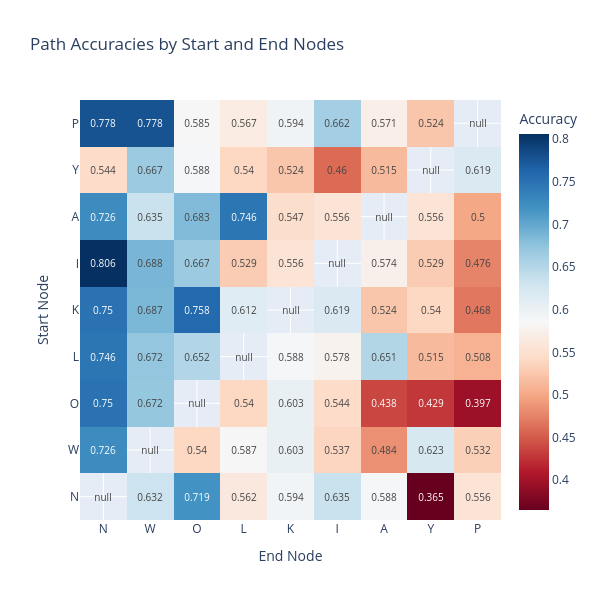

The notebook cell this image was saved under:
### Markdown cell above
## 7. Heatmaps and foils (Fig. 3E)

### Code cell
# Create heatmap of accuracies
acc_matrix = np.zeros((len(OBJECTS), len(OBJECTS)))

# First calculate accuracies and end node averages
end_node_avgs = {}
for end in OBJECTS:
    end_accs = []
    for start in OBJECTS:
        if start != end:
            acc = np.mean(test_df[(test_df["StartAt"]==start) & 
                                (test_df["EndAt"]==end)]["accuracy"])
            end_accs.append(acc)
    end_node_avgs[end] = np.mean(end_accs)

# Sort OBJECTS by end node average accuracy
sorted_objects = sorted(OBJECTS, key=lambda x: end_node_avgs[x], reverse=True)

# Create matrix with sorted indices
for i, start in enumerate(sorted_objects):
    for j, end in enumerate(sorted_objects):
        if start != end:
            acc = np.mean(test_df[(test_df["StartAt"]==start) & 
                                (test_df["EndAt"]==end)]["accuracy"])
            acc_matrix[i,j] = acc
        else:
            acc_matrix[i,j] = np.nan  # Set diagonal to NaN instead of 0

fig = go.Figure(data=go.Heatmap(
    z=acc_matrix,
    x=list(sorted_objects),
    y=list(sorted_objects),
    colorscale='RdBu',
    text=np.round(acc_matrix, 3),
    texttemplate='%{text}',
    textfont={"size": 10},
    colorbar=dict(title='Accuracy'),
    zmin=np.nanmin(acc_matrix),  # Ignore NaN values when setting scale
    zmax=np.nanmax(acc_matrix)
))

fig.update_layout(
    title='Path Accuracies by Start and End Nodes',
    xaxis_title='End Node',
    yaxis_title='Start Node',
    width=600,
    height=600,
)

fig.show()

### Figure 1 — Plotly figure (JSON) as saved in the notebook; plotly's stock layout.template omitted (floating-point values rounded to 4 significant figures)
{"data": [{"colorbar": {"title": {"text": "Accuracy"}}, "colorscale": [[0, "rgb(103,0,31)"], [0.1, "rgb(178,24,43)"], [0.2, "rgb(214,96,77)"], [0.3, "rgb(244,165,130)"], [0.4, "rgb(253,219,199)"], [0.5, "rgb(247,247,247)"], [0.6, "rgb(209,229,240)"], [0.7, "rgb(146,197,222)"], [0.8, "rgb(67,147,195)"], [0.9, "rgb(33,102,172)"], [1, "rgb(5,48,97)"]], "text": [[null, 0.632, 0.719, 0.562, 0.594, 0.635, 0.588, 0.365, 0.556], [0.726, null, 0.54, 0.587, 0.603, 0.537, 0.484, 0.623, 0.532], [0.75, 0.672, null, 0.54, 0.603, 0.544, 0.438, 0.429, 0.397], [0.746, 0.672, 0.652, null, 0.588, 0.578, 0.651, 0.515, 0.508], [0.75, 0.687, 0.758, 0.612, null, 0.619, 0.524, 0.54, 0.468], [0.806, 0.688, 0.667, 0.529, 0.556, null, 0.574, 0.529, 0.476], [0.726, 0.635, 0.683, 0.746, 0.547, 0.556, null, 0.556, 0.5], [0.544, 0.667, 0.588, 0.54, 0.524, 0.46, 0.515, null, 0.619], [0.778, 0.778, 0.585, 0.567, 0.594, 0.662, 0.571, 0.524, null]], "textfont": {"size": 10}, "texttemplate": "%{text}", "type": "heatmap", "x": ["N", "W", "O", "L", "K", "I", "A", "Y", "P"], "y": ["N", "W", "O", "L", "K", "I", "A", "Y", "P"], "z": [[null, 0.6324, 0.7188, 0.5625, 0.5938, 0.6349, 0.5882, 0.3651, 0.5556], [0.7258, null, 0.5397, 0.5873, 0.6032, 0.5373, 0.4839, 0.6232, 0.5323], [0.75, 0.6716, null, 0.5397, 0.6032, 0.5441, 0.4375, 0.4286, 0.3971], [0.746, 0.6719, 0.6515, null, 0.5882, 0.5781, 0.6508, 0.5147, 0.5079], [0.75, 0.6866, 0.7581, 0.6119, null, 0.619, 0.5238, 0.5397, 0.4677], [0.8061, 0.6875, 0.6667, 0.5294, 0.5556, null, 0.5735, 0.5294, 0.4762], [0.7258, 0.6349, 0.6825, 0.7463, 0.5469, 0.5556, null, 0.5556, 0.5], [0.5441, 0.6667, 0.5882, 0.5397, 0.5238, 0.4603, 0.5147, null, 0.619], [0.7778, 0.7778, 0.5846, 0.5672, 0.5942, 0.6618, 0.5714, 0.5238, null]], "zmax": 0.8061, "zmin": 0.3651}], "layout": {"height": 600, "title": {"text": "Path Accuracies by Start and End Nodes"}, "width": 600, "xaxis": {"title": {"text": "End Node"}}, "yaxis": {"title": {"text": "Start Node"}}}}
